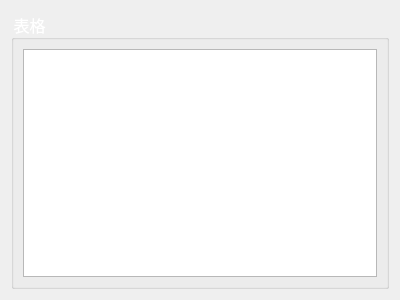
<?xml version="1.0" encoding="UTF-8"?>
<ui version="4.0">
 <class>ComTableWid</class>
 <widget class="QWidget" name="ComTableWid">
  <property name="geometry">
   <rect>
    <x>0</x>
    <y>0</y>
    <width>400</width>
    <height>300</height>
   </rect>
  </property>
  <property name="windowTitle">
   <string>Form</string>
  </property>
  <layout class="QGridLayout" name="gridLayout">
   <item row="0" column="0">
    <widget class="QGroupBox" name="groupBox">
     <property name="font">
      <font>
       <family>微软雅黑</family>
       <pointsize>12</pointsize>
      </font>
     </property>
     <property name="styleSheet">
      <string notr="true">color:rgb(255,255,255)</string>
     </property>
     <property name="title">
      <string>表格</string>
     </property>
     <layout class="QGridLayout" name="gridLayout_2">
      <item row="0" column="0">
       <widget class="QTableWidget" name="tableWidget">
        <property name="styleSheet">
         <string notr="true">color:rgb(0,0,0)</string>
        </property>
       </widget>
      </item>
     </layout>
    </widget>
   </item>
  </layout>
 </widget>
 <resources/>
 <connections/>
</ui>
